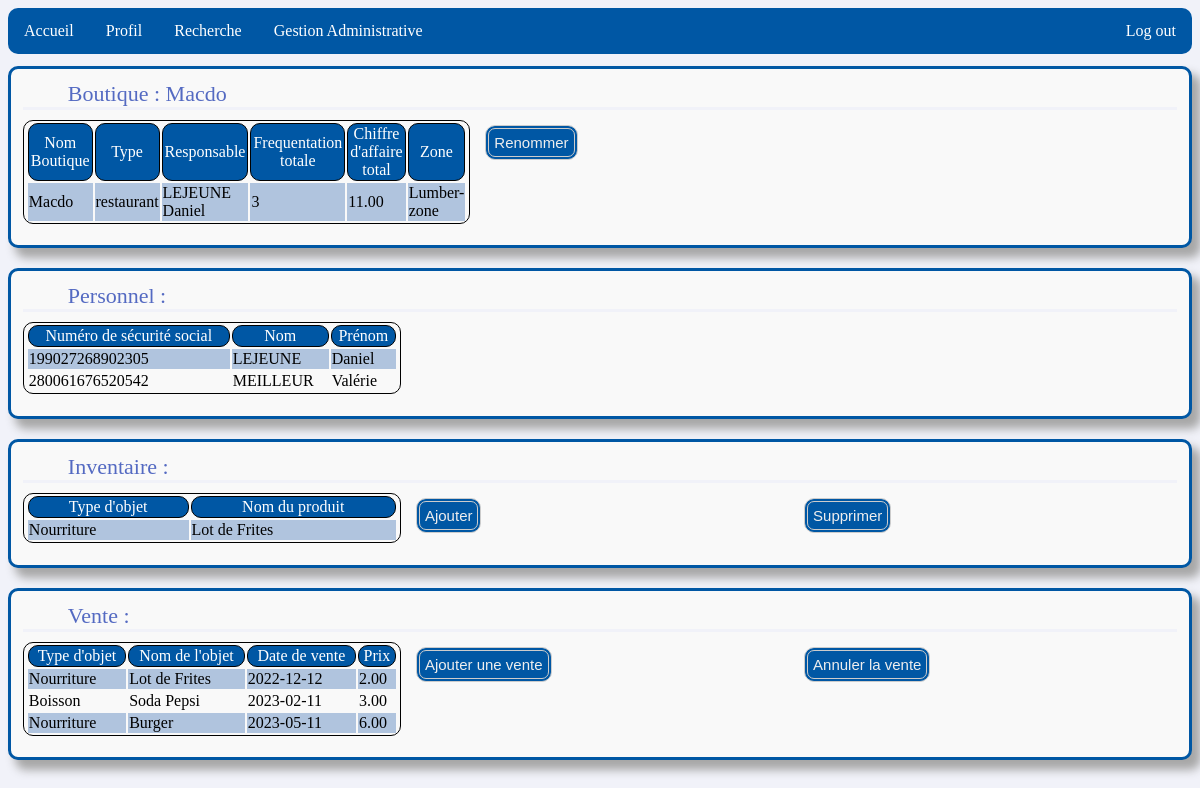
Page /Menu/AdminModif/boutiqueadm.php?IdB=1 (signed in) on the committed database.
### tables this page shows
CREATE TABLE Boutique (
   IdB INT,
   nomB VARCHAR(32),
   typeB VARCHAR(32),
   IdZ INT,
   CONSTRAINT fk_Boutique_Zone FOREIGN KEY (IdZ) REFERENCES Zone(IdZ) ON DELETE CASCADE ON UPDATE CASCADE,
   CONSTRAINT pk_Boutique PRIMARY KEY(IdB)
);

CREATE TABLE Zone (
   IdZ INT,
   nomZ VARCHAR(32),
   CONSTRAINT pk_Zone PRIMARY KEY(IdZ)
);

CREATE TABLE Personnel (
   NumSS NUMERIC(15),
   nomP VARCHAR(32),
   prenomP VARCHAR(32),
   date_naissance DATE,
   passwd VARCHAR(32),
   Metier VARCHAR(32),
   remplace NUMERIC(15),
   IdA INT,
   chef NUMERIC(1),
   IdB INT,
   responsable NUMERIC(1),
   CONSTRAINT fk_Personnel_Atelier FOREIGN KEY (IdA) REFERENCES Atelier(IdA) ON DELETE CASCADE ON UPDATE CASCADE,
   CONSTRAINT fk_Personnel_Boutique FOREIGN KEY (IdB) REFERENCES Boutique(IdB) ON DELETE CASCADE ON UPDATE CASCADE,
   CONSTRAINT fk_Personnel_Metier FOREIGN KEY (Metier) REFERENCES Metier(Metier) ON DELETE CASCADE ON UPDATE CASCADE,
   CONSTRAINT fk_Personnel_Personnel FOREIGN KEY (remplace) REFERENCES Personnel(NumSS) ON DELETE CASCADE ON UPDATE CASCADE,
   CONSTRAINT pk_Personnel PRIMARY KEY (NumSS)
);

### Menu/AdminModif/boutiqueadm.php (the view, shortened to what this page needs)
<!DOCTYPE HTML>
<?PHP
    if (isset($_SESSION['metier'])){
    $idcom=connex("myparam");
    $id=$_SESSION['numss'];
    $IdB=$_GET["IdB"];
    if(($_SESSION['droit']==3)||($_SESSION['droit']==4)){
        $req="SELECT IdB FROM Personnel WHERE NumSS='$id'";
        $res=mysqli_query($idcom,$req);
        if($res){
            $val=false;
            while($row=mysqli_fetch_array($res)){
                if($row[0]==$IdB){
                    $val=true;
                }
            }
        }
    }
    elseif($_SESSION['droit']==1){
        $val=true;
    }
    }
?>
<html lang="fr">
<head>
    <link rel="stylesheet" href="../../Style/menu.css">
    <link rel="stylesheet" href="../../Style/styleProfil.css">
</head>
<body>
<ul id="menu">
    <li class="menu_elm"><a class="menuLink" href="../accueil.php">Accueil</a></li>
    <li class="menu_elm"><a class="menuLink" href="../profil.php">Profil</a></li>
    <li class="menu_elm"><a class="menuLink" href="../recherche.php">Recherche</a></li>
    <li class="menu_elm"><a class="menuLink" href="../gestion.php">Gestion Administrative</a></li>
    <li id="logout" ><a class="menuLink" href="../logout.php">Log out</a></li>
</ul>
    <?PHP
        if ($val&&(($_SESSION['droit']==1)||($_SESSION['droit']==3)||($_SESSION['droit']==4))){
            $requete="SELECT nomB,typeB,nomZ,UPPER(P.nomP),P.prenomP FROM Boutique B, Zone Z, Personnel P WHERE B.IdB=$IdB AND Z.IdZ=B.IdZ AND P.IdB=B.IdB AND P.responsable=1";
            $res=mysqli_query($idcom,$requete);
            $requete1="SELECT COUNT(DateVente),SUM(Prix) FROM Objet WHERE IdB=$IdB AND DateVente IS NOT NULL GROUP BY(IdB)";
            $res1=mysqli_query($idcom,$requete1);
            $requetei="SELECT DISTINCT T.libelleT,O.nomO, O.Prix FROM Objet O, TypeObjet T WHERE O.IdB=$IdB AND O.IdT=T.IdT AND O.DateVente IS NULL";
            $resi=mysqli_query($idcom,$requetei);
            $requetev="SELECT DISTINCT T.libelleT,O.nomO,DATE_FORMAT(O.DateVente,'%Y-%m-%d'),O.Prix FROM Boutique B, Objet O, TypeObjet T WHERE O.IdB=$IdB AND O.IdT=T.IdT AND O.DateVente IS NOT NULL ORDER BY DATE_FORMAT(O.DateVente,'%Y-%m-%d')";
            $resv=mysqli_query($idcom,$requetev);
            $requetep="SELECT P.NumSS,UPPER(P.nomP),P.prenomP FROM Personnel P WHERE P.IdB='$IdB'";
            $resp=mysqli_query($idcom,$requetep);
            if($res){
                $row=mysqli_fetch_array($res);
                echo "<div class='bloc'>";
                echo "<div class='group'> Boutique : ".$row[0]."</div>";
                $nomB=$row[0];
                $typeB=$row[1];
                $nomZ=$row[2];
                $responsable="$row[3] $row[4]";
                if(($res1)){
                    $l=mysqli_num_rows($res1);
                    if($l>0){
                        $row=mysqli_fetch_array($res1);
                        $freq=$row[0];
                        $chaff=$row[1];
                    }
                    else{
                        $freq="Aucune donnée";
                        $chaff="Aucune donnée";
                    }
                }
                echo "<table>";
                echo "<tr><th>Nom Boutique</th><th>Type</th><th>Responsable</th><th>Frequentation totale</th><th>Chiffre d'affaire total</th><th>Zone</th></tr>";
                echo "<tr><td>$nomB</td><td>$typeB</td><td>$responsable</td><td>$freq</td><td>$chaff</td><td>$nomZ</td></tr>";
                echo "</table>";
                echo "<div><button onclick=aff('modBou')><span>Renommer</span></button></div>";
                echo "</div>";
    ?>
    <?PHP
            }
            if($resp){
                $l=mysqli_num_rows($resp);
                echo "<div class='bloc'>";
                echo "<div class='group'>Personnel : </div>";
                echo "<table>";
                echo "<tr><th>Numéro de sécurité social</th><th>Nom</th><th>Prénom</th></tr>";
                if($l>0){
                    while($row=mysqli_fetch_array($resp)){
                        echo "<tr><td>".$row[0]."</td><td>".$row[1]."</td><td>".$row[2]."</td></tr>";
                    }
                }
                else{
                    echo "<tr><td>Aucun personnel</td><td>Aucun personnel</td><td>Aucun personnel</td></tr>";
                }
                echo "</table>";
                echo "</div>";
    ?>
        <?PHP
                }
        ?>
            <div class='bloc'>
            <div class='group'>Inventaire : </div>
            <table>
            <?php
            if($resi){
                $l=mysqli_num_rows($resi);
                echo "<tr><th>Type d'objet</th><th>Nom du produit</th></tr>";
                if($l>0){
                    while($row=mysqli_fetch_array($resi)){
                        echo "<tr><td>".$row[0]."</td><td>".$row[1]."</td></tr>";
                    }
                }
                else{
                    echo "<tr><td>Stock vide</td><td>Stock vide</td></tr>";
                }
            ?>
            </table>
                <div><button onclick=aff('addObj')><span>Ajouter</span></button></div>
                <div><button onclick=aff('supObj')><span>Supprimer</span></button></div>
            </div>
    <?PHP
        }
            if($resv){
                $l=mysqli_num_rows($resv);
                echo "<div class='bloc'>";
                echo "<div class='group'>Vente : </div>";
                echo "<table>";
                echo "<tr><th>Type d'objet</th><th>Nom de l'objet</th><th>Date de vente</th><th>Prix</th></tr>";
                if($l>0){
                    while($row=mysqli_fetch_array($resv)){
                        echo "<tr><td>".$row[0]."</td><td>".$row[1]."</td><td>".$row[2]."</td><td>".$row[3]."</td></tr>";
                    }
                }
                else{
                    echo "<tr><td>Aucune donnée</td><td>Aucune donnée</td><td>Aucune donnée</td><td>Aucune donnée</td></tr>";
                }
                echo "</table>";
                echo "<div><button onclick=aff('addVen')><span>Ajouter une vente</span></button></div>";
                echo "<div><button onclick=aff('rmvVen')><span>Annuler la vente</span></button></div>";
                echo "</div>";
    ?>
    <?PHP
            }
        }elseif(isset($_SESSION['metier'])){
            header('Location : ../gestion.php');
        }else{
            echo "Merci de vous connecter <a href='../../index.php'>log in </a>";
        }
    ?>
</html>

### Style/menu.css (style rules this page uses)
#menu { list-style-type: none; margin: 0; padding: 0; overflow: hidden; background-color: #0057a4; border-radius:10px; }
.menu_elm { float: left; }
.menuLink { display: block; color: white; text-align: center; padding: 14px 16px; text-decoration: none; transition-duration: 0.4s; }
#logout { float: right; }
html { font-family : "Times New Roman", Times, serif; background-color:#f1f2f9; }
button, input[type='submit'] { display: inline-block; background-color: #0057a4; border-radius: 10px; border: 4px double #cccccc; color: #eeeeee; text-align: center; font-size: 15px; padding: 5px; width:auto; transition: all 0.5s; cursor: pointer; margin: 5px; }
button span { cursor: pointer; display: inline-block; position: relative; transition: 0.5s; }
button span:after { content: "\00bb"; position: absolute; opacity: 0; top: 0; right: -20px; transition: 0.5s; }
table, th { border: 1px solid black; border-radius: 10px; padding-left:2px; padding-right:2px; }
th { font-weight:normal; color:white; background-color:#0057a4; }
tr:nth-child(2n) { background-color:lightsteelblue; }

### Style/styleProfil.css (style rules this page uses)
.bloc { background-color:#f9f9f9; margin-top:1%; padding:1%; display:grid; grid-template-columns: repeat(3,1fr); grid-template-rows: repeat(3, auto); grid-gap:10px; margin-bottom: 20px; border:solid #0057a4; border-radius:10px; -webkit-box-shadow: 8px 13px 10px 1px #A7A7A7; box-shadow: 8px 9px 10px 1px #A7A7A7; }
.group { font-size:22px; color: #546ac2; padding-left:45px; grid-column: 1 / 4; grid-row:1; border-bottom:solid #f1f2f9; }

### rows in the picture
boutique: nomB "Macdo", typeB "restaurant", IdZ.nomZ "Lumber-zone"
personnel: NumSS "199027268902305", row "LEJEUNE", prenomP "Daniel"
personnel: NumSS "280061676520542", row "MEILLEUR", prenomP "Valérie"

### other values in the picture
$responsable "LEJEUNE Daniel"
$freq "3"
$chaff "11.00"
$row[0] "Nourriture"
$row[1] "Lot de Frites"
$row[2] "2022-12-12"
$row[3] "2.00"
$row[0] "Boisson"
$row[1] "Soda Pepsi"
$row[2] "2023-02-11"
$row[3] "3.00"
$row[1] "Burger"
$row[2] "2023-05-11"
$row[3] "6.00"
